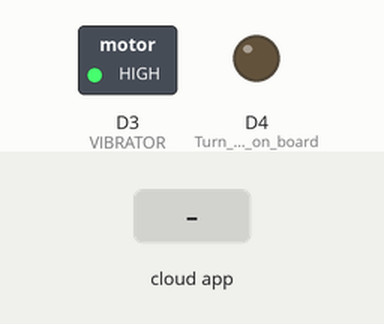
Recording of a sketch running on a simulated ESP8266 (NodeMCU). Shown: switched loads named in the sketch (green lamp = pin HIGH), output pins drawn as LEDs (lit = HIGH). The test bench sets the inputs (shaded band). WiFi joins after 1.5 s; servers stay silent unless stated; the Firebase database answers and starts empty; what the sketch prints to the serial monitor is not drawn.

Above: at 3.8 s.
3.9 s: the phone or cloud app sets vibration to OFF
At 4.5 s:
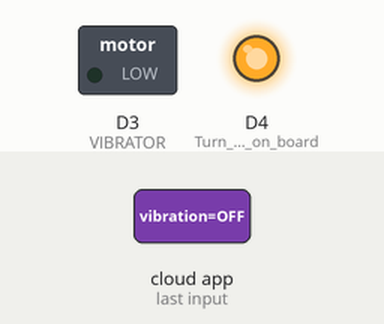
5.4 s: the phone or cloud app sets vibration to ON
At 7.4 s:
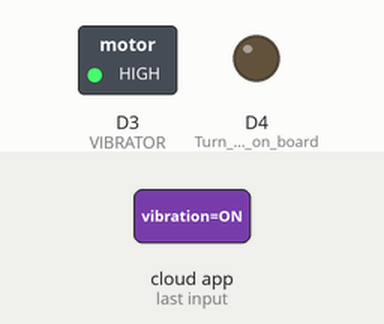
7.7 s: the phone or cloud app sets vibration to off
At 9.2 s:
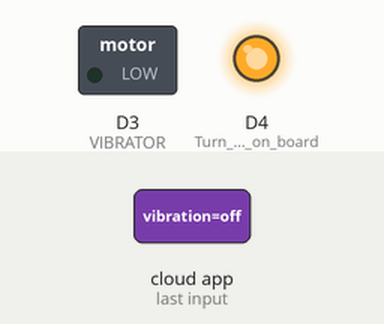
Timing chart, 0 to 10.7 s (numbered marks = the images above; inputs shaded):
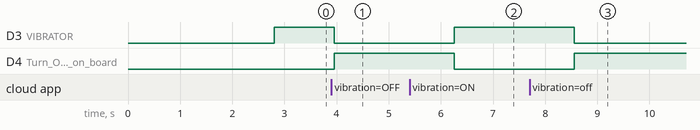

Measured:
- after the input at 3.9 s, D3 (VIBRATOR): HIGH → LOW after 0.05 s; D4 (Turn_On_LED_on_board): LOW → HIGH after 0.05 s
- after the input at 5.4 s, D3 (VIBRATOR): LOW → HIGH after 0.85 s; D4 (Turn_On_LED_on_board): HIGH → LOW after 0.85 s
- after the input at 7.7 s, D3 (VIBRATOR): HIGH → LOW after 0.85 s; D4 (Turn_On_LED_on_board): LOW → HIGH after 0.85 s

The sketch:

VIBRATOR_ON_OFF.ino
```cpp
#include <ESP8266WiFi.h>          // esp8266 library
#include <FirebaseArduino.h>      // firebase library

#define FIREBASE_HOST   "sd-proto.firebaseio.com"                  // the project name address from firebase id
#define FIREBASE_AUTH   "JHX8oWlHBy0OV2NSvrnziX9hJ297ypRT5OAxuitY"      // the secret key generated from firebase
#define WIFI_SSID       "The Bomb Galaxy"                               // input your home or public wifi name
#define WIFI_PASSWORD   "phuong3648"                                    //password of wifi ssid

String fireStatus = "";           // led status received from firebase
int VIBRATOR = D3;                 // for external led

void setup()
{
  Serial.begin(9600);
  delay(1000);

  // Output of the VIBRATOR
  pinMode(LED_BUILTIN, OUTPUT);     // Turn On LED on board
  pinMode(VIBRATOR, OUTPUT);         // Activate Vibration Module

  // WiFi configuration
  WiFi.begin(WIFI_SSID, WIFI_PASSWORD);
  Serial.print("Connecting to ");
  Serial.print(WIFI_SSID);
  while (WiFi.status() != WL_CONNECTED)
  {
    Serial.print(".");
    delay(500);
  }
  Serial.println();
  Serial.print("Connected to ");
  Serial.println(WIFI_SSID);
  Serial.print("IP Address is : ");
  Serial.println(WiFi.localIP());                       //print local IP address
  Firebase.begin(FIREBASE_HOST, FIREBASE_AUTH);         // connect to firebase
  Firebase.setString("settings/1212/vibration", "1");   //send initial string of led status
}

void loop()
{
  fireStatus = Firebase.getString("settings/1212/vibration");   // get ld status input from firebase

  if (fireStatus == "ON" || fireStatus == "on" || fireStatus == "1")
  {
    // compare the input of led status received from firebase
    Serial.println("VIBRATOR Turned ON");
    digitalWrite(LED_BUILTIN, LOW);         // make bultin led ON
    digitalWrite(VIBRATOR, HIGH);           // make external led ON
  }
  else if (fireStatus == "OFF" || fireStatus == "off" || fireStatus == "0")
  {
    // compare the input of led status received from firebase
    Serial.println("VIBRATOR Turned OFF");
    digitalWrite(LED_BUILTIN, HIGH);        // make bultin led OFF
    digitalWrite(VIBRATOR, LOW);            // make external led OFF
  }
  else
  {
    Serial.println("Wrong Credential! Please send ON/OFF");
  }

  delay(1000);
}
```
